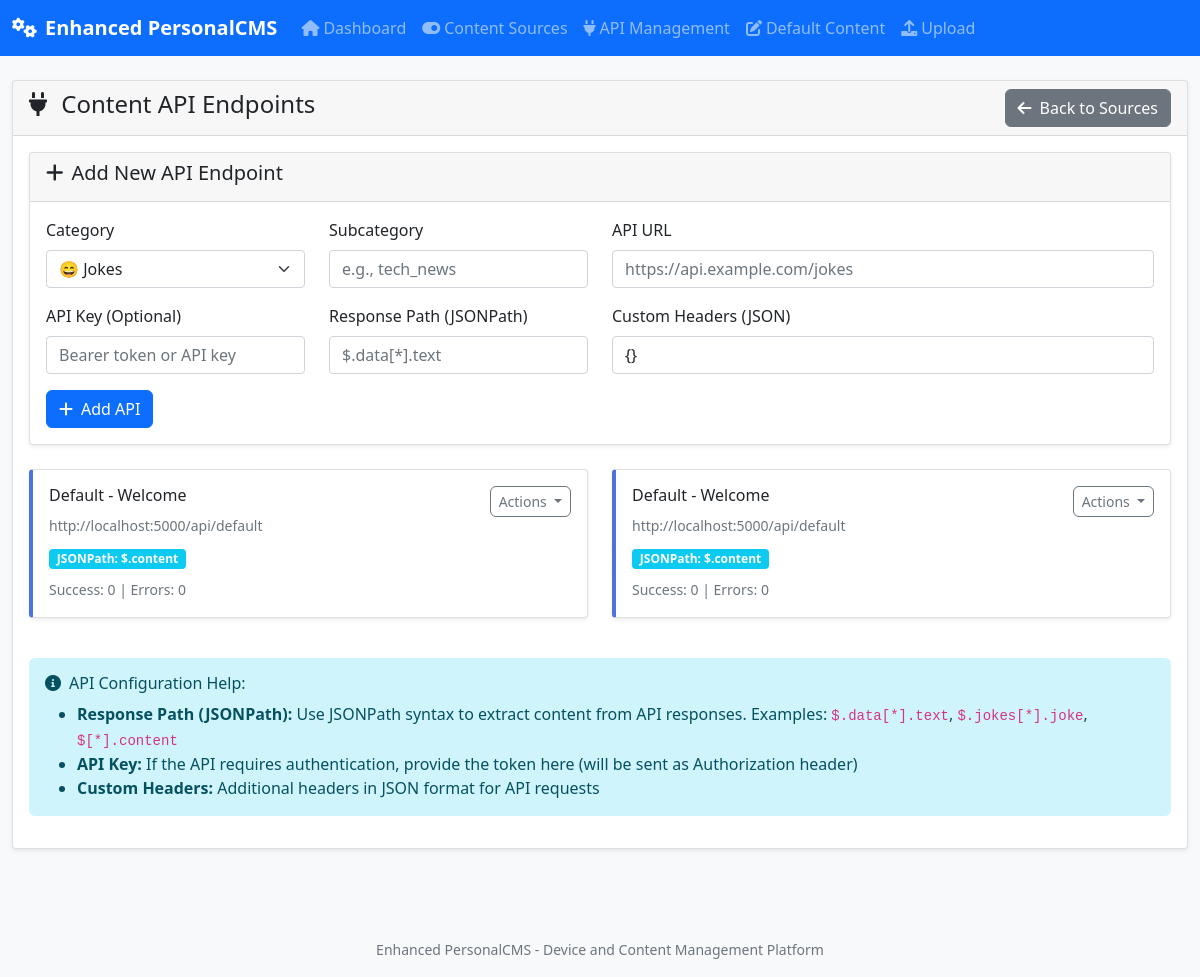
Screenshot of /content-apis with the database file from the repository.
### models.py (models this page shows)
class ContentAPI(db.Model):
    __tablename__ = 'content_apis'
    id = db.Column(db.Integer, primary_key=True)
    category = db.Column(db.String(100), nullable=False)
    subcategory = db.Column(db.String(100), nullable=False)
    api_url = db.Column(db.String(500), nullable=False)
    api_key = db.Column(db.String(500))
    headers = db.Column(db.Text)  # JSON string
    response_path = db.Column(db.String(255))  # JSONPath
    is_active = db.Column(db.Boolean, default=True)
    success_count = db.Column(db.Integer, default=0)
    error_count = db.Column(db.Integer, default=0)
    last_fetched = db.Column(db.DateTime)
    created_at = db.Column(db.DateTime, default=datetime.utcnow)
    updated_at = db.Column(db.DateTime, default=datetime.utcnow, onupdate=datetime.utcnow)

### unified_cms.py (the view)
@app.route('/content-apis')
def content_apis():
    try:
        apis = ContentAPI.query.all()
        return render_template('content_apis.html', apis=apis)
    except Exception as e:
        logger.error(f"Content APIs error: {str(e)}")
        flash(f'Error loading content APIs: {str(e)}', 'error')
        return redirect(url_for('index'))

### templates/content_apis.html (shortened to what this page needs)
{% extends "base.html" %}
{% block content %}
<div class="container-fluid">
    <div class="row">
        <div class="col-12">
            <div class="card">
                <div class="card-header d-flex justify-content-between align-items-center">
                    <h4>
                        <i class="fas fa-plug me-2"></i>
                        Content API Endpoints
                    </h4>
                    <a href="{{ url_for('content_sources') }}" class="btn btn-secondary">
                        <i class="fas fa-arrow-left me-2"></i>Back to Sources
                    </a>
                </div>
                <div class="card-body">
                    <div class="card mb-4">
                        <div class="card-header">
                            <h5><i class="fas fa-plus me-2"></i>Add New API Endpoint</h5>
                        </div>
                        <div class="card-body">
                            <form method="POST">
                                <div class="row">
                                    <div class="col-md-3">
                                        <label for="category" class="form-label">Category</label>
                                        <select class="form-select" name="category" required>
                                            <option value="jokes">😄 Jokes</option>
                                        </select>
                                    </div>
                                    <div class="col-md-3">
                                        <label for="subcategory" class="form-label">Subcategory</label>
                                        <input type="text" class="form-control" name="subcategory"
                                               placeholder="e.g., tech_news" required>
                                    </div>
                                    <div class="col-md-6">
                                        <label for="api_url" class="form-label">API URL</label>
                                        <input type="url" class="form-control" name="api_url"
                                               placeholder="https://api.example.com/jokes" required>
                                    </div>
                                </div>
                                <div class="row mt-3">
                                    <div class="col-md-3">
                                        <label for="api_key" class="form-label">API Key (Optional)</label>
                                        <input type="text" class="form-control" name="api_key"
                                               placeholder="Bearer token or API key">
                                    </div>
                                    <div class="col-md-3">
                                        <label for="response_path" class="form-label">Response Path (JSONPath)</label>
                                        <input type="text" class="form-control" name="response_path"
                                               placeholder="$.data[*].text">
                                    </div>
                                    <div class="col-md-6">
                                        <label for="headers" class="form-label">Custom Headers (JSON)</label>
                                        <input type="text" class="form-control" name="headers"
                                               placeholder='{"Content-Type": "application/json"}' value="{}">
                                    </div>
                                </div>
                                <div class="mt-3">
                                    <button type="submit" class="btn btn-primary">
                                        <i class="fas fa-plus me-2"></i>Add API
                                    </button>
                                </div>
                            </form>
                        </div>
                    </div>
                    <div class="row">
                        {% for api in apis %}
                        <div class="col-md-6 mb-3">
                            <div class="card border-left-primary">
                                <div class="card-body">
                                    <div class="d-flex justify-content-between align-items-start">
                                        <div>
                                            <h6 class="card-title">
                                                {{ api.category.title() }} - {{ api.subcategory.replace('_', ' ').title() }}
                                            </h6>
                                            <p class="card-text">
                                                <small class="text-muted">{{ api.api_url }}</small>
                                            </p>
                                        </div>
                                        <div class="dropdown">
                                            <button class="btn btn-sm btn-outline-secondary dropdown-toggle"
                                                    data-bs-toggle="dropdown">
                                                Actions
                                            </button>
                                        </div>
                                    </div>
                                    <div class="mt-2">
                                        {% if api.response_path %}
                                        <span class="badge bg-info">JSONPath: {{ api.response_path }}</span>
                                        {% endif %}
                                    </div>
                                    <div class="mt-2">
                                        <small class="text-muted">
                                            Success: {{ api.success_count }} | Errors: {{ api.error_count }}
                                        </small>
                                    </div>
                                </div>
                            </div>
                        </div>
                        {% endfor %}
                    </div>
                    <div class="alert alert-info mt-4">
                        <h6><i class="fas fa-info-circle me-2"></i>API Configuration Help:</h6>
                        <ul class="mb-0">
                            <li><strong>Response Path (JSONPath):</strong> Use JSONPath syntax to extract content from API responses.
                                Examples: <code>$.data[*].text</code>, <code>$.jokes[*].joke</code>, <code>$[*].content</code></li>
                            <li><strong>API Key:</strong> If the API requires authentication, provide the token here (will be sent as Authorization header)</li>
                            <li><strong>Custom Headers:</strong> Additional headers in JSON format for API requests</li>
                        </ul>
                    </div>
                </div>
            </div>
        </div>
    </div>
</div>
{% endblock %}

### templates/base.html (style rules this page uses)
body { font-family: 'Segoe UI', Tahoma, Geneva, Verdana, sans-serif; background-color: #f8f9fa; }
.card { box-shadow: 0 0.125rem 0.25rem rgba(0, 0, 0, 0.075); border: 1px solid rgba(0, 0, 0, 0.125); }
.alert { border: none; border-radius: 0.375rem; }
.btn { border-radius: 0.375rem; }
.border-left-primary { border-left: 0.25rem solid #4e73df !important; }

### rows the page displays
ContentAPI: category "Default", subcategory.replace "Welcome", api_url "http://localhost:5000/api/default", response_path "$.content", success_count "0", error_count "0"
ContentAPI: category "Default", subcategory.replace "Welcome", api_url "http://localhost:5000/api/default", response_path "$.content", success_count "0", error_count "0"
